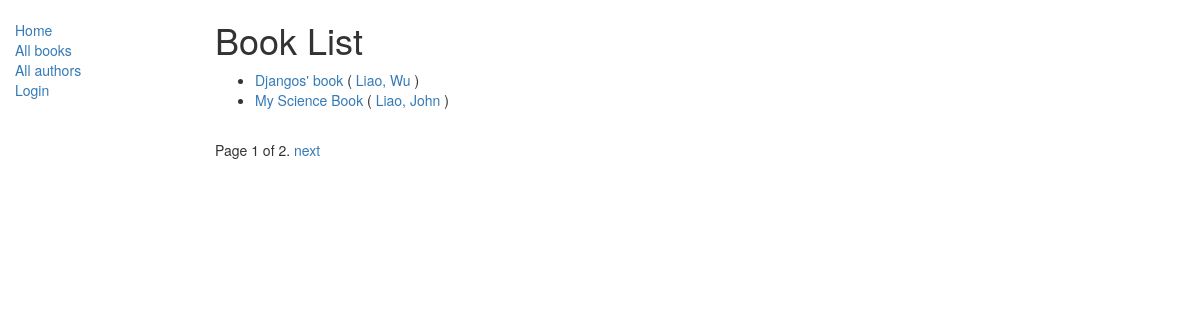
/catalog/books/, run on the app's committed database.
### catalog/models.py (models this page shows, shortened)
class Book(models.Model):
       title = models.CharField(max_length=200)
       author = models.ForeignKey('Author', on_delete=models.SET_NULL, null=True)
       summary = models.TextField(max_length=1000, help_text="Enter a brief description of the book")
       isbn = models.CharField('ISBN',max_length=13, help_text='13 Character <a href="https://www.isbn-international.org/content/what-isbn">ISBN number</a>')
       genre = models.ManyToManyField(Genre, help_text="Select a genre for this book")
       def get_absolute_url(self):
           return reverse('book-detail', args=[str(self.id)])
       def display_genre(self):
           """
           Creates a string for the Genre. This is required to display genre in Admin.
           """
           return ', '.join([ genre.name for genre in self.genre.all()[:3] ])
       display_genre.short_description = 'Genre'

class Author(models.Model):
      first_name = models.CharField(max_length=100)
      last_name = models.CharField(max_length=100)
      date_of_birth = models.DateField(null=True, blank=True)
      date_of_death = models.DateField('death', null=True, blank=True)
      def __str__(self):
       return '%s, %s' % (self.last_name, self.first_name)
      class Meta:
          ordering=['last_name']

### catalog/views.py (the view)
# urls.py: path('books/', views.BookListView.as_view(), name='books'),
class BookListView(generic.ListView):
    model = Book
    paginate_by=2
    queryset = Book.objects.filter(title__icontains='book')[:5] # Get 5 books containing the title war
    template_name = 'books/my_arbitrary_template_name_list.html'  # Specify your own template name/locationclass
    def get_queryset(self):
        return Book.objects.filter(title__icontains='book')[:5] # Get 5 books containing the title war
    def get_context_data(self, **kwargs):
            context = super(BookListView, self).get_context_data(**kwargs)
            context['some_data'] = 'This is just some data'
            return context

### catalog/templates/catalog/book_list.html
{% extends "base_generic.html" %}
{% block content %}
    <h1>Book List</h1>
    {% if book_list %}
    <ul>
      {% for book in book_list %}
      <li>
      <a href="{{ book.get_absolute_url }}">{{ book.title }}</a> (<a href="{% url 'author-detail'  book.author.pk %} "> {{book.author}} </a>)
      </li>
      {% endfor %}
    </ul>
    {% else %}
      <p>There are no books in the library.</p>
    {% endif %}
{% endblock %}

### data on the page
Book: title "Djangos' book", author "Liao, Wu"
Book: title "My Science Book", author "Liao, John"

### other printed values
{{ page_obj.number }} "1"
{{ page_obj.paginator.num_pages }} "2"
